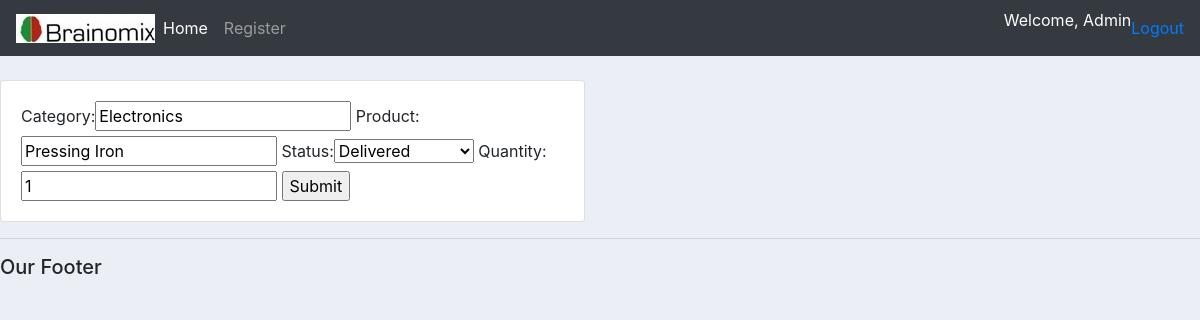
The page /update_order/34/ (signed in) on the database its author committed.
### accounts/models.py (models this page shows, shortened)
class Order(models.Model):
    STATUS = (
        ('Pending', 'Pending'),
        ('Out for delivery', 'Out for delivery'),
        ('Delivered', 'Delivered'),
    )
    CATEGORY = (
        ('Food', 'Food'),
        ('Clothing', 'Clothing'),
        ('Home Appliances', 'Home Appliances'),
        ('Groceries', 'Groceries'),
        ('Medical Aids', 'Medical Aids'),
    )
    category = models.CharField(max_length=30, null=False)
    product = models.CharField(max_length=30, null=False)
    date_created =models.DateTimeField(auto_now_add=True, null=True)
    status = models.CharField(max_length=200, null=True, choices=STATUS)
    quantity = models.PositiveSmallIntegerField(null=True)

### accounts/views.py (the view)
# urls.py: path('update_order/<str:pk>/', views.updateOrder, name="update_order"),
@login_required(login_url='login')
def updateOrder(request, pk):
    order = Order.objects.get(id=pk)
    form = OrderForm(instance=order)
    if request.method =='POST':
        form = OrderForm(request.POST, instance=order)
        if form.is_valid():
            form.save()
            return redirect('/')
    context = {'form':form}
    return render(request, 'accounts/order_form.html', context)

### accounts/views.py
class OrderForm(ModelForm):
    class Meta:
        model = Order
        fields = '__all__'

### accounts/templates/accounts/order_form.html (shortened to what this page needs)
{% extends 'accounts/main.html' %}
{% load static %}
{% block content %}
<br>
<div class="row">
    <div class="col-md-6">
        <div class="card card-body">
<form action="" method="POST">
    {{ form }}
    <input type="submit" name="Submit">
</form>
        </div>
    </div>
</div>
{% endblock %}

### accounts/templates/accounts/navbar.html (shortened to what this page needs)
{% load static %}
<nav class="navbar navbar-expand-lg navbar-dark bg-dark">
  <img src="{% static 'img/brain_image.jpg' %}">
  <div class="collapse navbar-collapse" id="navbarNav">
    <ul class="navbar-nav">
      <li class="nav-item active">
        <a class="nav-link" href="{% url 'home' %}">Home</a>
      </li>
      <li class="nav-item">
        <a class="nav-link" href="{% url 'register' %}">Register</a>
      </li>
    </ul>
  </div>
    <p style="color:white">Welcome, {{request.user}}</p>
    <span> <a class="hello-msg" href="{% url 'logout' %}">Logout</a></span>
</nav>

### accounts/static/css/main.css (style rules this page uses)
body { background-color: #ebeff5; }

### rows shown on the page
Order: category "Electronics", product "Pressing Iron", status "Delivered", quantity "1"

### other values the page prints
{{ request.user }} "Admin"
